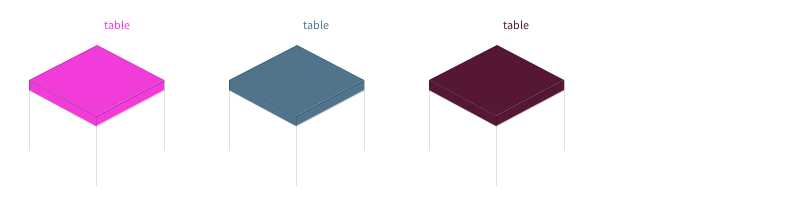
Frame 1 (no input)
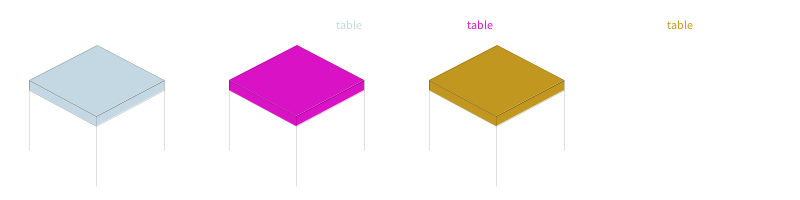
Frame 60 (the mouse pressed at the canvas centre just before this capture)
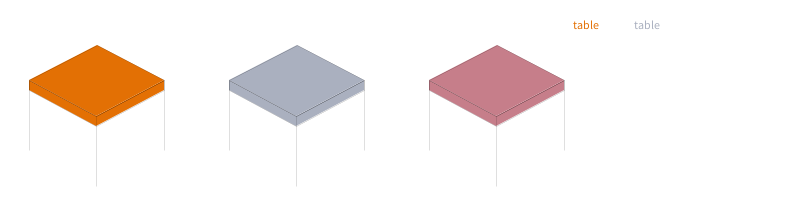
Frame 120 (the mouse held since frame 60 and released just before this capture)

The Processing sketch that drew these frames (run headless with seeded random() and noise(); from frame 60 on, the mouse is pressed at the canvas centre):

// Processing sketch: processing_116874
// ── processing_116874.pde

table one;
table two;

float xpos;

void setup() {
  size(800, 200);
  smooth();
  one = new table("table", 100, 20, 50);
  two = new table("table",100, 20, 500);
}


void draw() {
  background(255);
  
  one.update();
  one.display();
  one.wrap();
  
  translate(200, 0);
  two.update();
  two.display();
  two.wrap();
  translate(200, 0);
  two.display();
  
  
  
  
}


  
class table {
  
  float xpos, ypos;
  String name;
  float s,w;
  float xspeed;
  
  table(String n, float x, float y, float s) {
    name = n;
    xpos = x;
    ypos = y;
    
    xspeed = random(2,5);
  }

  void display() {
    fill(random(255), random(255), random(255));
    strokeWeight(s);
    beginShape();
    vertex(164, 80);
    vertex(164, 90);
    vertex(96, 126); 
    vertex(29, 90);
    vertex(29, 80);
    vertex(96, 116);
    vertex(164, 80);
    endShape();

    stroke(0);
    beginShape();
    vertex(97, 45);
    vertex(164, 80);
    vertex(96, 116);
    vertex(29, 80);
    vertex(97, 45);
    endShape();

    line(29, 80, 29, 150);
    line(96, 116, 96, 186);
    line(164, 80, 164, 150);
    
    text(name, xpos, ypos, 50,50);
  }
  
  void update(){
    xpos = xpos + xspeed;
  }
  
  void wrap(){
    if(xpos > width +50)
    xpos = -w-50;
  }
}
